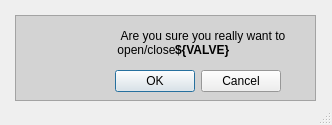
<?xml version="1.0" encoding="UTF-8"?>
<ui version="4.0">
 <class>MainWindow</class>
 <widget class="QMainWindow" name="MainWindow">
  <property name="geometry">
   <rect>
    <x>0</x>
    <y>0</y>
    <width>332</width>
    <height>125</height>
   </rect>
  </property>
  <property name="windowTitle">
   <string>MainWindow</string>
  </property>
  <widget class="QWidget" name="centralwidget">
   <widget class="QLabel" name="label">
    <property name="geometry">
     <rect>
      <x>100</x>
      <y>27</y>
      <width>206</width>
      <height>31</height>
     </rect>
    </property>
    <property name="font">
     <font>
      <weight>50</weight>
      <bold>false</bold>
     </font>
    </property>
    <property name="text">
     <string>Are you sure you really want to 
open/close                                  </string>
    </property>
    <property name="alignment">
     <set>Qt::AlignCenter</set>
    </property>
    <property name="wordWrap">
     <bool>true</bool>
    </property>
   </widget>
   <widget class="QLabel" name="label_2">
    <property name="geometry">
     <rect>
      <x>30</x>
      <y>30</y>
      <width>52</width>
      <height>48</height>
     </rect>
    </property>
    <property name="text">
     <string>&lt;html&gt;&lt;head/&gt;&lt;body&gt;&lt;p&gt;&lt;img src=&quot;../../images/warning.png&quot;/&gt;&lt;/p&gt;&lt;/body&gt;&lt;/html&gt;</string>
    </property>
   </widget>
   <widget class="PyDMLabel" name="PyDMLabel_40">
    <property name="geometry">
     <rect>
      <x>212</x>
      <y>740</y>
      <width>36</width>
      <height>21</height>
     </rect>
    </property>
    <property name="font">
     <font>
      <pointsize>7</pointsize>
     </font>
    </property>
    <property name="toolTip">
     <string/>
    </property>
    <property name="whatsThis">
     <string/>
    </property>
    <property name="text">
     <string>exp</string>
    </property>
    <property name="alignment">
     <set>Qt::AlignCenter</set>
    </property>
    <property name="alarmSensitiveBorder" stdset="0">
     <bool>false</bool>
    </property>
    <property name="channel" stdset="0">
     <string>ca://${IOC}:BBB:TorrExp</string>
    </property>
   </widget>
   <widget class="QFrame" name="frame">
    <property name="geometry">
     <rect>
      <x>15</x>
      <y>15</y>
      <width>301</width>
      <height>86</height>
     </rect>
    </property>
    <property name="palette">
     <palette>
      <active>
       <colorrole role="Base">
        <brush brushstyle="SolidPattern">
         <color alpha="255">
          <red>255</red>
          <green>255</green>
          <blue>255</blue>
         </color>
        </brush>
       </colorrole>
       <colorrole role="Window">
        <brush brushstyle="SolidPattern">
         <color alpha="255">
          <red>211</red>
          <green>211</green>
          <blue>211</blue>
         </color>
        </brush>
       </colorrole>
      </active>
      <inactive>
       <colorrole role="Base">
        <brush brushstyle="SolidPattern">
         <color alpha="255">
          <red>255</red>
          <green>255</green>
          <blue>255</blue>
         </color>
        </brush>
       </colorrole>
       <colorrole role="Window">
        <brush brushstyle="SolidPattern">
         <color alpha="255">
          <red>211</red>
          <green>211</green>
          <blue>211</blue>
         </color>
        </brush>
       </colorrole>
      </inactive>
      <disabled>
       <colorrole role="Base">
        <brush brushstyle="SolidPattern">
         <color alpha="255">
          <red>211</red>
          <green>211</green>
          <blue>211</blue>
         </color>
        </brush>
       </colorrole>
       <colorrole role="Window">
        <brush brushstyle="SolidPattern">
         <color alpha="255">
          <red>211</red>
          <green>211</green>
          <blue>211</blue>
         </color>
        </brush>
       </colorrole>
      </disabled>
     </palette>
    </property>
    <property name="autoFillBackground">
     <bool>true</bool>
    </property>
    <property name="frameShape">
     <enum>QFrame::StyledPanel</enum>
    </property>
    <property name="frameShadow">
     <enum>QFrame::Raised</enum>
    </property>
    <widget class="QDialogButtonBox" name="buttonBox">
     <property name="geometry">
      <rect>
       <x>100</x>
       <y>55</y>
       <width>166</width>
       <height>22</height>
      </rect>
     </property>
     <property name="standardButtons">
      <set>QDialogButtonBox::Cancel|QDialogButtonBox::Ok</set>
     </property>
    </widget>
   </widget>
   <widget class="PyDMShellCommand" name="PyDMShellCommand">
    <property name="geometry">
     <rect>
      <x>160</x>
      <y>15</y>
      <width>16</width>
      <height>16</height>
     </rect>
    </property>
    <property name="toolTip">
     <string/>
    </property>
    <property name="whatsThis">
     <string>
    A QPushButton capable of execute shell commands.
    </string>
    </property>
    <property name="command" stdset="0">
     <string>python ../../scripts/commute_valve.py ${IOC} ${RELAY} &quot;yes&quot;</string>
    </property>
   </widget>
   <widget class="PyDMShellCommand" name="PyDMShellCommand_2">
    <property name="geometry">
     <rect>
      <x>230</x>
      <y>15</y>
      <width>16</width>
      <height>16</height>
     </rect>
    </property>
    <property name="toolTip">
     <string/>
    </property>
    <property name="whatsThis">
     <string>
    A QPushButton capable of execute shell commands.
    </string>
    </property>
    <property name="command" stdset="0">
     <string>python ../../scripts/commute_valve.py ${IOC} ${RELAY} &quot;no&quot;</string>
    </property>
   </widget>
   <widget class="QLabel" name="label_3">
    <property name="geometry">
     <rect>
      <x>175</x>
      <y>42</y>
      <width>136</width>
      <height>16</height>
     </rect>
    </property>
    <property name="font">
     <font>
      <weight>75</weight>
      <bold>true</bold>
     </font>
    </property>
    <property name="text">
     <string>${VALVE}</string>
    </property>
   </widget>
   <zorder>PyDMShellCommand_2</zorder>
   <zorder>PyDMShellCommand</zorder>
   <zorder>frame</zorder>
   <zorder>label</zorder>
   <zorder>label_2</zorder>
   <zorder>PyDMLabel_40</zorder>
   <zorder>label_3</zorder>
  </widget>
  <widget class="QMenuBar" name="menubar">
   <property name="geometry">
    <rect>
     <x>0</x>
     <y>0</y>
     <width>332</width>
     <height>19</height>
    </rect>
   </property>
  </widget>
  <widget class="QStatusBar" name="statusbar"/>
 </widget>
 <customwidgets>
  <customwidget>
   <class>PyDMLabel</class>
   <extends>QLabel</extends>
   <header>pydm.widgets.label</header>
  </customwidget>
  <customwidget>
   <class>PyDMShellCommand</class>
   <extends>QPushButton</extends>
   <header>pydm.widgets.shell_command</header>
  </customwidget>
 </customwidgets>
 <resources>
  <include location="../../images/logo.qrc"/>
 </resources>
 <connections>
  <connection>
   <sender>buttonBox</sender>
   <signal>accepted()</signal>
   <receiver>PyDMShellCommand</receiver>
   <slot>execute_command()</slot>
   <hints>
    <hint type="sourcelabel">
     <x>171</x>
     <y>100</y>
    </hint>
    <hint type="destinationlabel">
     <x>164</x>
     <y>134</y>
    </hint>
   </hints>
  </connection>
  <connection>
   <sender>buttonBox</sender>
   <signal>rejected()</signal>
   <receiver>MainWindow</receiver>
   <slot>close()</slot>
   <hints>
    <hint type="sourcelabel">
     <x>265</x>
     <y>100</y>
    </hint>
    <hint type="destinationlabel">
     <x>258</x>
     <y>170</y>
    </hint>
   </hints>
  </connection>
  <connection>
   <sender>buttonBox</sender>
   <signal>accepted()</signal>
   <receiver>MainWindow</receiver>
   <slot>close()</slot>
   <hints>
    <hint type="sourcelabel">
     <x>187</x>
     <y>90</y>
    </hint>
    <hint type="destinationlabel">
     <x>189</x>
     <y>122</y>
    </hint>
   </hints>
  </connection>
  <connection>
   <sender>buttonBox</sender>
   <signal>rejected()</signal>
   <receiver>PyDMShellCommand_2</receiver>
   <slot>execute_command()</slot>
   <hints>
    <hint type="sourcelabel">
     <x>289</x>
     <y>95</y>
    </hint>
    <hint type="destinationlabel">
     <x>288</x>
     <y>126</y>
    </hint>
   </hints>
  </connection>
 </connections>
</ui>
